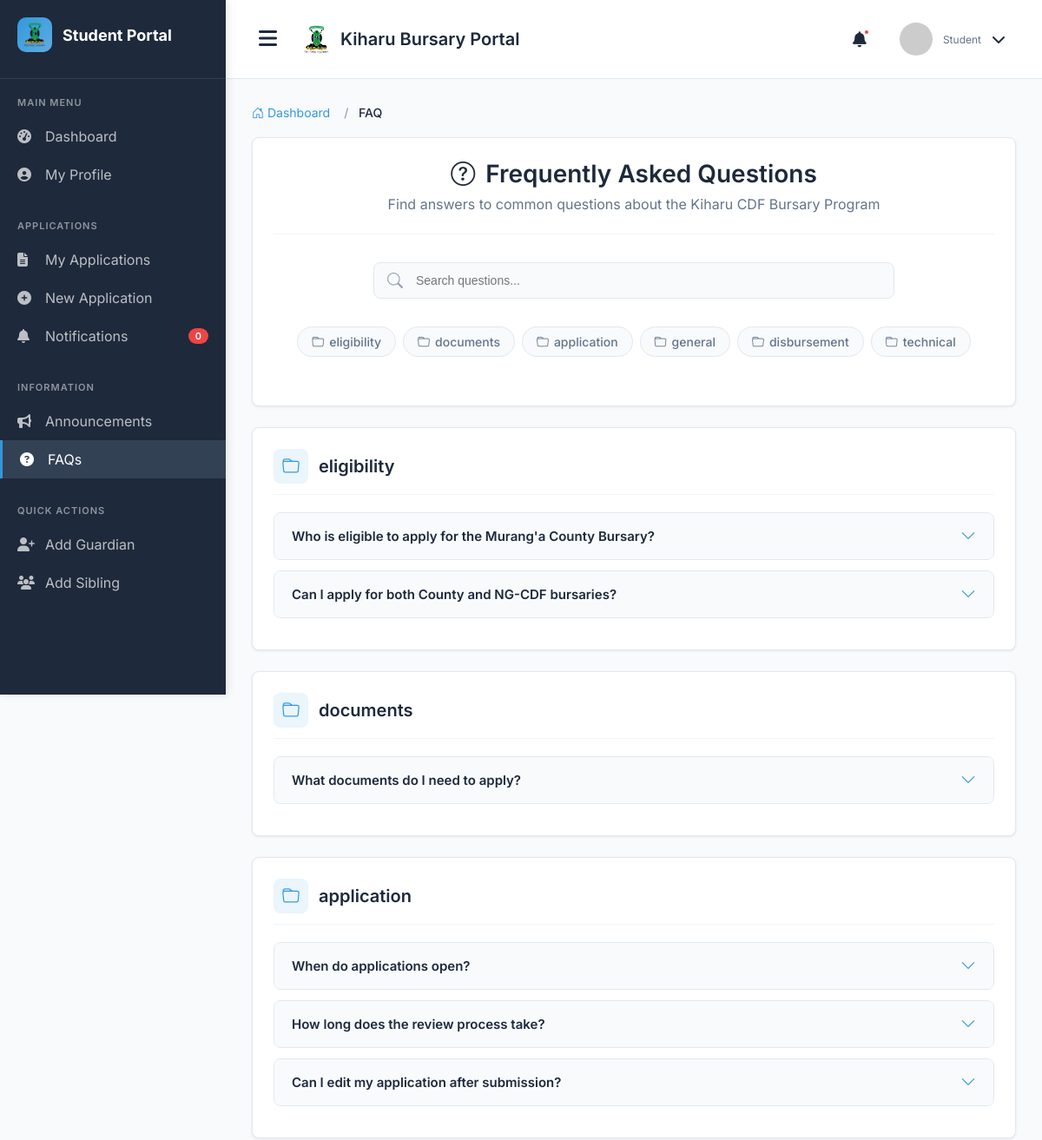
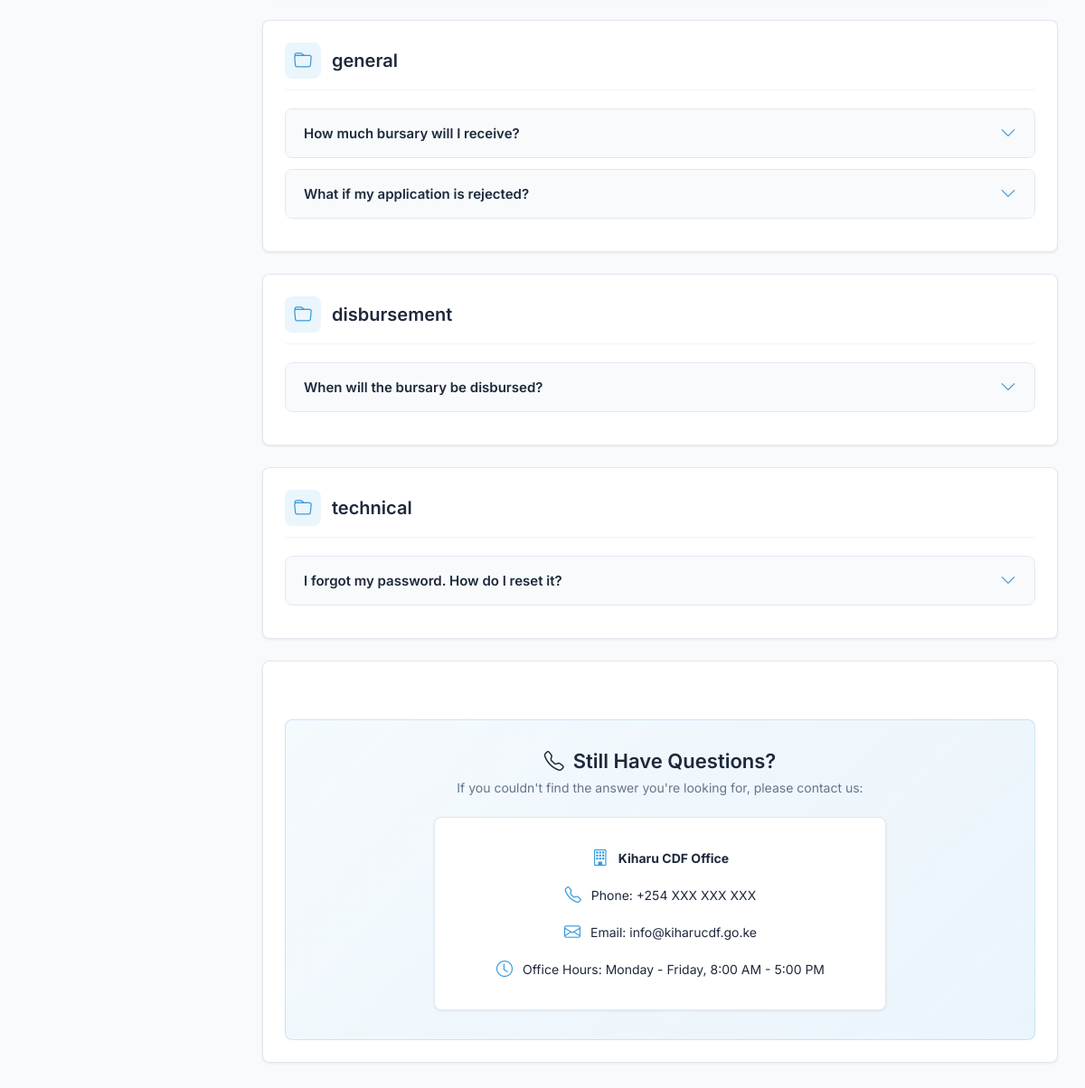
Screenshot of /student/faqs/ with the database file from the repository (2 pictures, top to bottom).
### main_application/models.py (models this page shows, shortened)
class FAQ(models.Model):
    FAQ_CATEGORIES = (
        ('general', 'General'),
        ('eligibility', 'Eligibility'),
        ('application', 'Application Process'),
        ('documents', 'Required Documents'),
        ('disbursement', 'Disbursement'),
        ('technical', 'Technical Support'),
    )
    question = models.CharField(max_length=500)
    answer = models.TextField()
    category = models.CharField(max_length=20, choices=FAQ_CATEGORIES, default='general')
    is_active = models.BooleanField(default=True)
    order = models.PositiveIntegerField(default=0)
    views_count = models.PositiveIntegerField(default=0)
    created_at = models.DateTimeField(auto_now_add=True)
    updated_at = models.DateTimeField(auto_now=True)
    class Meta:
        ordering = ['category', 'order', 'question']
        verbose_name = "FAQ"
        verbose_name_plural = "FAQs"

### main_application/views.py (the view)
# urls.py: path('student/faqs/', views.faqs_view, name='faqs_view'),
def faqs_view(request):
    faqs = FAQ.objects.filter(is_active=True).order_by('order', 'question')
    faq_categories = {}
    for faq in faqs:
        if faq.category not in faq_categories:
            faq_categories[faq.category] = []
        faq_categories[faq.category].append(faq)
    context = {
        'faq_categories': faq_categories,
    }
    return render(request, 'students/faqs.html', context)

### templates/students/faqs.html (shortened to what this page needs)
{% extends 'student_base.html' %}
{% load static %}
{% block content %}
<div class="container-fluid">
    <nav aria-label="breadcrumb">
        <ol class="breadcrumb">
            <li class="breadcrumb-item">
                <a href="{% url 'student_dashboard' %}">
                    <i class="bi bi-house-door"></i> Dashboard
                </a>
            </li>
            <li class="breadcrumb-item active" aria-current="page">FAQ</li>
        </ol>
    </nav>
    <div class="section-container">
        <div class="page-header">
            <h1 class="page-title">
                <i class="bi bi-question-circle"></i>
                Frequently Asked Questions
            </h1>
            <p class="page-subtitle">
                Find answers to common questions about the Kiharu CDF Bursary Program
            </p>
        </div>
        {% if faq_categories %}
            <div class="search-section">
                <div class="search-wrapper">
                    <i class="bi bi-search search-icon"></i>
                    <input
                        type="text"
                        class="search-input"
                        id="faqSearch"
                        placeholder="Search questions..."
                    >
                </div>
            </div>
            <div class="category-nav">
                {% for category, faqs in faq_categories.items %}
                <a href="#category-{{ forloop.counter }}" class="category-link">
                    <i class="bi bi-folder"></i>
                    {{ category }}
                </a>
                {% endfor %}
            </div>
        {% endif %}
    </div>
    {% if faq_categories %}
        {% for category, faqs in faq_categories.items %}
        <div class="faq-category-section" id="category-{{ forloop.counter }}">
            <h3 class="category-header">
                <span class="category-icon">
                    <i class="bi bi-folder"></i>
                </span>
                {{ category }}
            </h3>
            {% for faq in faqs %}
            <div class="faq-item" data-question="{{ faq.question|lower }}" data-answer="{{ faq.answer|lower }}">
                <div class="faq-question" onclick="toggleFAQ(this)">
                    <h6 class="faq-question-text">{{ faq.question }}</h6>
                    <i class="bi bi-chevron-down faq-toggle-icon"></i>
                </div>
            </div>
            {% endfor %}
        </div>
        {% endfor %}
        <div class="section-container">
            <div class="contact-section">
                <h4 class="contact-title">
                    <i class="bi bi-telephone"></i>
                    Still Have Questions?
                </h4>
                <p class="contact-subtitle">
                    If you couldn't find the answer you're looking for, please contact us:
                </p>
                <div class="contact-info-box">
                    <div class="contact-detail">
                        <i class="bi bi-building"></i>
                        <strong>Kiharu CDF Office</strong>
                    </div>
                    <div class="contact-detail">
                        <i class="bi bi-telephone"></i>
                        <span>Phone: +254 XXX XXX XXX</span>
                    </div>
                    <div class="contact-detail">
                        <i class="bi bi-envelope"></i>
                        <span>Email: info@kiharucdf.go.ke</span>
                    </div>
                    <div class="contact-detail">
                        <i class="bi bi-clock"></i>
                        <span>Office Hours: Monday - Friday, 8:00 AM - 5:00 PM</span>
                    </div>
                </div>
            </div>
        </div>
    {% endif %}
</div>
{% endblock %}

### templates/student_base.html (style rules this page uses)
* { margin: 0; padding: 0; box-sizing: border-box; }
:root { --primary-color: #3498db; --primary-hover: #2980b9; --sidebar-bg: #1E293B; --sidebar-hover: #334155; --main-bg: #F8FAFC; --card-bg: #FFFFFF; --text-primary: #1E293B; --text-secondary: #64748B; --border-color: #E2E8F0; --success-color: #10B981; --danger-color: #EF4444; --warning-color: #F59E0B; }
body { font-family: 'Inter', sans-serif; background-color: var(--main-bg); color: var(--text-primary); overflow-x: hidden; }
.page-header { margin-bottom: 30px; }
.page-title { font-size: 28px; font-weight: 700; margin-bottom: 8px; }
.breadcrumb { display: flex; gap: 8px; color: var(--text-secondary); font-size: 14px; }
.breadcrumb a { color: var(--text-secondary); text-decoration: none; }

### templates/students/faqs.html (style rules this page uses)
.breadcrumb { padding: 0; margin-bottom: 20px; font-size: 14px; list-style: none; display: flex; flex-wrap: wrap; }
.breadcrumb-item { color: #64748B; }
.breadcrumb-item + .breadcrumb-item::before { content: "/ "; color: #94A3B8; padding: 0 8px; }
.breadcrumb-item.active { color: #1E293B; font-weight: 500; }
.breadcrumb a { color: #3498db; text-decoration: none; transition: color 0.3s ease; }
.section-container { background: white; border-radius: 8px; padding: 24px; box-shadow: 0 1px 3px rgba(0, 0, 0, 0.08); margin-bottom: 24px; border: 1px solid #E2E8F0; }
.page-header { text-align: center; padding-bottom: 24px; border-bottom: 1px solid #F1F5F9; margin-bottom: 32px; }
.page-title { font-size: 28px; font-weight: 600; color: #1E293B; margin-bottom: 8px; display: flex; align-items: center; justify-content: center; gap: 12px; }
.page-subtitle { color: #64748B; font-size: 16px; max-width: 600px; margin: 0 auto; }
.search-section { margin-bottom: 32px; }
.search-wrapper { max-width: 600px; margin: 0 auto; position: relative; }
.search-icon { position: absolute; left: 16px; top: 50%; transform: translateY(-50%); color: #94A3B8; font-size: 18px; }
.search-input { width: 100%; padding: 12px 16px 12px 48px; font-size: 14px; border: 1px solid #E2E8F0; border-radius: 8px; background: #F8FAFC; transition: all 0.3s ease; }
.category-nav { display: flex; justify-content: center; gap: 8px; flex-wrap: wrap; margin-bottom: 32px; }
.category-link { padding: 8px 16px; border-radius: 20px; background: #F8FAFC; border: 1px solid #E2E8F0; color: #64748B; font-size: 14px; font-weight: 500; text-decoration: none; transition: all 0.3s ease; display: flex; align-items: center; gap: 6px; }
.faq-category-section { background: white; border-radius: 8px; padding: 24px; box-shadow: 0 1px 3px rgba(0, 0, 0, 0.08); margin-bottom: 24px; border: 1px solid #E2E8F0; }
.category-header { font-size: 20px; font-weight: 600; color: #1E293B; margin-bottom: 20px; padding-bottom: 12px; border-bottom: 1px solid #F1F5F9; display: flex; align-items: center; gap: 12px; }
.category-icon { width: 40px; height: 40px; border-radius: 8px; display: inline-flex; align-items: center; justify-content: center; font-size: 20px; background: rgba(52, 152, 219, 0.1); color: #3498db; }
.faq-item { border: 1px solid #E2E8F0; border-radius: 8px; margin-bottom: 12px; overflow: hidden; transition: all 0.3s ease; }
.faq-question { padding: 16px 20px; background: #F8FAFC; cursor: pointer; display: flex; justify-content: space-between; align-items: center; gap: 16px; transition: all 0.3s ease; }
.faq-question-text { font-size: 15px; font-weight: 600; color: #1E293B; margin: 0; flex: 1; }
.faq-toggle-icon { color: #3498db; font-size: 18px; transition: transform 0.3s ease; flex-shrink: 0; }
.contact-section { background: linear-gradient(135deg, rgba(52, 152, 219, 0.05), rgba(52, 152, 219, 0.1)); border-radius: 8px; padding: 32px 24px; text-align: center; border: 1px solid rgba(52, 152, 219, 0.2); margin-top: 40px; }
.contact-title { font-size: 22px; font-weight: 600; color: #1E293B; margin-bottom: 8px; display: flex; align-items: center; justify-content: center; gap: 10px; }
.contact-subtitle { color: #64748B; font-size: 14px; margin-bottom: 24px; }
.contact-info-box { background: white; border-radius: 8px; padding: 24px; max-width: 500px; margin: 0 auto; box-shadow: 0 1px 3px rgba(0, 0, 0, 0.08); border: 1px solid #E2E8F0; }
.contact-detail { display: flex; align-items: center; justify-content: center; gap: 10px; padding: 10px 0; color: #1E293B; font-size: 14px; }
.contact-detail i { color: #3498db; font-size: 18px; width: 20px; text-align: center; }

### rows the page displays
FAQ: category "eligibility", question "Who is eligible to apply for the Murang'a County Bursary?"
FAQ: category "documents", question "What documents do I need to apply?"
FAQ: category "application", question "When do applications open?"
FAQ: category "general", question "How much bursary will I receive?"
FAQ: category "disbursement", question "When will the bursary be disbursed?"
FAQ: category "technical", question "I forgot my password. How do I reset it?"
FAQ: question "Can I apply for both County and NG-CDF bursaries?"
FAQ: question "How long does the review process take?"
FAQ: question "Can I edit my application after submission?"
FAQ: question "What if my application is rejected?"
